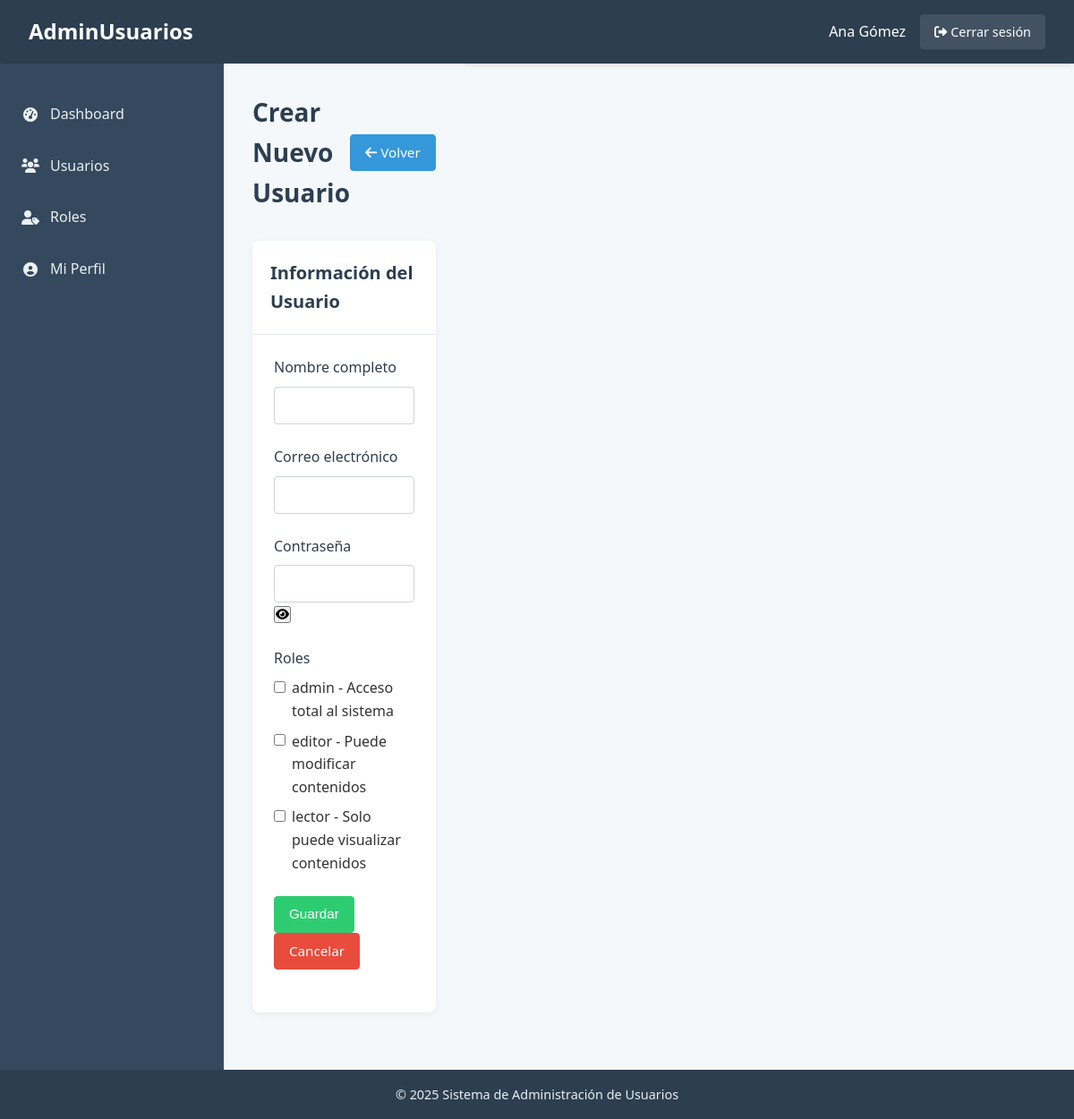
The page /users/add.php (signed in) on the database its author committed.
### tables this page shows
CREATE TABLE IF NOT EXISTS roles (
    id INT AUTO_INCREMENT PRIMARY KEY,
    nombre VARCHAR(50) NOT NULL UNIQUE,
    descripcion TEXT
);

### models/Role.php (called while the page is built, shortened)
<?php
class Role {
    private $conn;
    private $table_name = "roles";
    public function __construct($db) {
        $this->conn = $db;
    }
    public function getAll() {
        $query = "SELECT id, nombre, descripcion FROM " . $this->table_name . " ORDER BY nombre";
        $stmt = $this->conn->prepare($query);
        $stmt->execute();
        return $stmt;
    }
}
?>

### includes/auth.php (called while the page is built, shortened)
<?php
function getUserRoles($user_id) {
    $database = new Database();
    $db = $database->getConnection();
    $query = "SELECT r.id, r.nombre, r.descripcion
              FROM roles r
              JOIN usuario_rol ur ON r.id = ur.rol_id
              WHERE ur.usuario_id = :user_id";
    $stmt = $db->prepare($query);
    $stmt->bindParam(':user_id', $user_id);
    $stmt->execute();
    return $stmt->fetchAll(PDO::FETCH_ASSOC);
}
function userHasAnyRole($user_id, array $role_names) {
    $roles = getUserRoles($user_id);
    foreach ($roles as $role) {
        if (in_array($role['nombre'], $role_names)) {
            return true;
        }
    }
    return false;
}
function requireAnyRole(array $role_names) {
    if (!userHasAnyRole($_SESSION['user_id'], $role_names)) {
        setErrorMessage('No tiene permiso para acceder a esta página');
        redirect('../index.php');
    }
}
?>

### users/add.php (the view, shortened to what this page needs)
<?php
require_once '../config/config.php';
require_once '../models/Role.php';
requireAnyRole(['admin', 'editor']);
$database = new Database();
$db = $database->getConnection();
$user = new User($db);
$role = new Role($db);
$roles_stmt = $role->getAll();
$roles = [];
while ($role_row = $roles_stmt->fetch(PDO::FETCH_ASSOC)) {
    $roles[] = $role_row;
}
include_once '../layouts/header.php';
?>
<div class="container">
    <?php include_once '../layouts/sidebar.php'; ?>
    <main class="main-content">
        <div class="page-header">
            <h2 class="page-title">Crear Nuevo Usuario</h2>
            <a href="index.php" class="btn btn-primary">
                <i class="fas fa-arrow-left"></i> Volver
            </a>
        </div>
        <div class="card">
            <div class="card-header">
                <h3 class="card-title">Información del Usuario</h3>
            </div>
            <div class="card-body">
                <form method="POST" action="<?= $_SERVER['PHP_SELF'] ?>">
                    <div class="form-group">
                        <label for="nombre" class="form-label">Nombre completo</label>
                        <input type="text" id="nombre" name="nombre" class="form-control" value="<?= $user->nombre ?? '' ?>" required>
                    </div>
                    <div class="form-group">
                        <label for="correo" class="form-label">Correo electrónico</label>
                        <input type="email" id="correo" name="correo" class="form-control" value="<?= $user->correo ?? '' ?>" required>
                    </div>
                    <div class="form-group">
                        <label for="password" class="form-label">Contraseña</label>
                        <div class="password-field">
                            <input type="password" id="password" name="password" class="form-control" required>
                            <button type="button" class="password-toggle" data-password-field="password">
                                <i class="fas fa-eye"></i>
                            </button>
                        </div>
                    </div>
                    <div class="form-group">
                        <label class="form-label">Roles</label>
                        <?php foreach ($roles as $role): ?>
                            <div class="form-check">
                                <input type="checkbox" id="role_<?= $role['id'] ?>" name="roles[]" value="<?= $role['id'] ?>" class="form-check-input">
                                <label for="role_<?= $role['id'] ?>" class="form-check-label">
                                    <?= $role['nombre'] ?> - <?= $role['descripcion'] ?>
                                </label>
                            </div>
                        <?php endforeach; ?>
                    </div>
                    <div class="form-group">
                        <button type="submit" class="btn btn-success">Guardar</button>
                        <a href="index.php" class="btn btn-danger">Cancelar</a>
                    </div>
                </form>
            </div>
        </div>
    </main>
</div>
<?php
include_once '../layouts/footer.php';
?>

### assets/css/styles.css (style rules this page uses)
* { margin: 0; padding: 0; box-sizing: border-box; }
body { font-family: 'Segoe UI', Tahoma, Geneva, Verdana, sans-serif; font-size: 16px; line-height: 1.6; color: #333; background-color: #f5f8fa; }
.container { display: grid; grid-template-columns: 250px 1fr; grid-template-rows: auto 1fr auto; grid-template-areas: "header header" "sidebar main" "footer footer"; min-height: 100vh; }
.main-content { grid-area: main; padding: 2rem; background-color: #f5f8fa; }
.page-header { display: flex; justify-content: space-between; align-items: center; margin-bottom: 2rem; }
.page-title { font-size: 1.75rem; color: #2c3e50; font-weight: 600; }
.card { background-color: white; border-radius: 8px; box-shadow: 0 2px 10px rgba(0, 0, 0, 0.05); margin-bottom: 2rem; overflow: hidden; }
.card-header { padding: 1.25rem; background-color: #ffffff; border-bottom: 1px solid #e6e9ec; }
.card-title { font-size: 1.25rem; font-weight: 600; color: #2c3e50; margin: 0; }
.card-body { padding: 1.5rem; }
.btn { display: inline-block; font-weight: 500; text-align: center; white-space: nowrap; vertical-align: middle; user-select: none; border: 1px solid transparent; padding: 0.5rem 1rem; font-size: 0.95rem; line-height: 1.5; border-radius: 4px; cursor: pointer; transition: all 0.15s ease-in-out; text-decoration: none; }
.btn-primary { color: #fff; background-color: #3498db; border-color: #3498db; }
.btn-success { color: #fff; background-color: #2ecc71; border-color: #2ecc71; }
.btn-danger { color: #fff; background-color: #e74c3c; border-color: #e74c3c; }
.form-group { margin-bottom: 1.5rem; }
.form-label { display: block; margin-bottom: 0.5rem; font-weight: 500; color: #2c3e50; }
.form-control { display: block; width: 100%; padding: 0.5rem 0.75rem; font-size: 1rem; line-height: 1.5; color: #495057; background-color: #fff; background-clip: padding-box; border: 1px solid #ced4da; border-radius: 4px; transition: border-color 0.15s ease-in-out, box-shadow 0.15s ease-in-out; }
.form-check { position: relative; display: block; padding-left: 1.25rem; margin-bottom: 0.5rem; }
.form-check-input { position: absolute; margin-top: 0.3rem; margin-left: -1.25rem; }
.form-check-label { margin-bottom: 0; }

### rows shown on the page
roles: nombre "admin", descripcion "Acceso total al sistema"
roles: nombre "editor", descripcion "Puede modificar contenidos"
roles: nombre "lector", descripcion "Solo puede visualizar contenidos"

### other values the page prints
$_SESSION['user_name'] "Ana Gómez"
